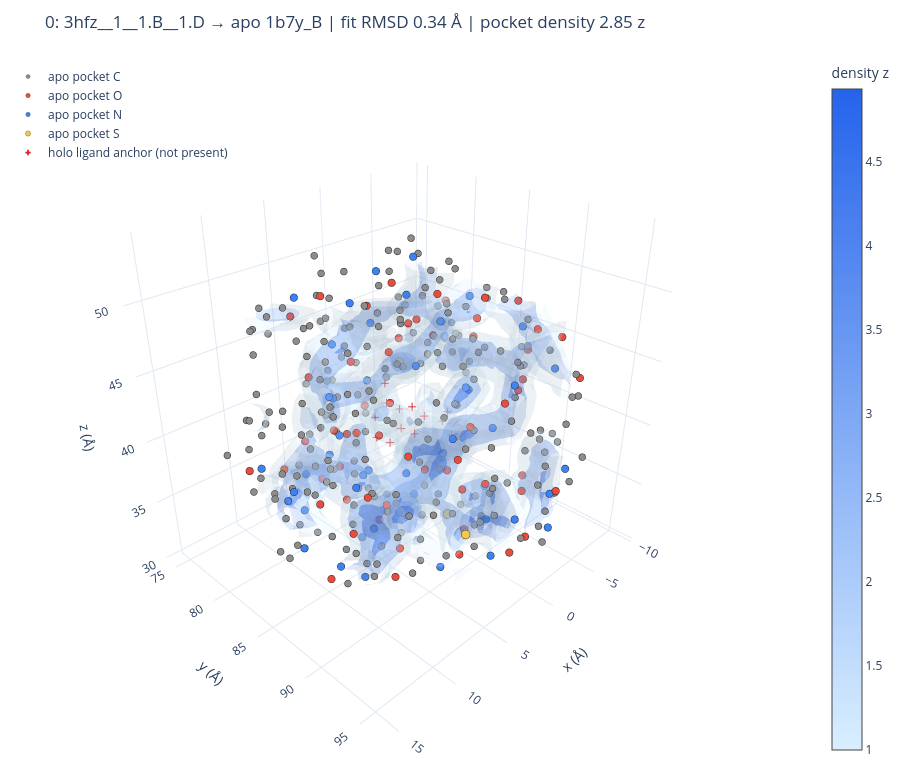

This figure's notebook cell:
### Code cell
pair, atom_coordinates, figure = visualize_pair(
    pair_number=PAIR_NUMBER,
    grid_size=GRID_SIZE,
    voxel_a=VOXEL_A,
    density_sigma=DENSITY_SIGMA,
    show_anchor=SHOW_ANCHOR,
)

metadata = pair["metadata"]
display(pd.Series({
    "pair_id": pair["id"],
    "holo_system": metadata["reference_system_id"],
    "apo_chain": metadata["apo_id"],
    "apo_density_map": metadata["apo_map_path"],
    "apo_resolution_A": metadata["apo_resolution"],
    "alignment_rmsd_A": metadata["alignment"]["rmsd"],
    "pocket_atoms": len(atom_coordinates),
    "pocket_density_mean_z": metadata["pocket_density_mean_z"],
    "nearby_organic_atoms": metadata["nearby_organic_atoms"],
}, name="value").to_frame())

display(atom_coordinates.round(4))
figure.show()

### Figure 1 — Plotly figure (JSON) as saved in the notebook; plotly's stock layout.template omitted (floating-point values rounded to 4 significant figures; data arrays with more than 128 entries replaced by an {"elided": "..."} marker saying what was removed)
{"data": [{"caps": {"x": {"show": false}, "y": {"show": false}, "z": {"show": false}}, "colorbar": {"title": {"text": "density z"}}, "colorscale": [[0, "#d9efff"], [1, "#2563eb"]], "hovertemplate": "x=%{x:.2f} Å<br>y=%{y:.2f} Å<br>z=%{z:.2f} Å<br>z=%{value:.2f}<extra></extra>", "isomax": 4.932, "isomin": 1, "name": "apo 2Fo–Fc density", "opacity": 0.22, "surface": {"count": 3}, "type": "isosurface", "value": {"elided": "64000 float values"}, "x": {"elided": "64000 float values"}, "y": {"elided": "64000 float values"}, "z": {"elided": "64000 float values"}}, {"customdata": {"elided": "227x1 float values"}, "hovertemplate": "C<br>x=%{x:.3f} Å<br>y=%{y:.3f} Å<br>z=%{z:.3f} Å<br>density z=%{customdata[0]:.2f}<extra></extra>", "marker": {"color": "#8c8c8c", "line": {"color": "#222", "width": 0.3}, "size": 4}, "mode": "markers", "name": "apo pocket C", "type": "scatter3d", "x": {"elided": "227 float values"}, "y": {"elided": "227 float values"}, "z": {"elided": "227 float values"}}, {"customdata": [[2.252], [2.829], [4.104], [3.359], [3.084], [3.147], [3.737], [3.167], [2.534], [3.725], [3.457], [3.0], [3.034], [3.04], [2.476], [2.972], [3.205], [3.022], [3.659], [2.609], [1.441], [2.537], [2.775], [3.103], [2.401], [2.079], [3.541], [3.117], [2.897], [2.937], [2.121], [1.478], [2.296], [2.624], [1.735], [2.415], [1.913], [2.558], [1.57], [2.925], [0.7643], [0.4714], [1.978], [1.809], [2.73], [2.335], [0.7236], [1.245], [3.056], [3.047], [2.498], [2.013], [2.895], [1.518], [2.634], [1.455], [3.132], [2.658], [1.238]], "hovertemplate": "O<br>x=%{x:.3f} Å<br>y=%{y:.3f} Å<br>z=%{z:.3f} Å<br>density z=%{customdata[0]:.2f}<extra></extra>", "marker": {"color": "#e74c3c", "line": {"color": "#222", "width": 0.3}, "size": 4.4}, "mode": "markers", "name": "apo pocket O", "type": "scatter3d", "x": [10.4, -7.354, -1.751, -1.862, -1.405, -6.05, 1.761, 2.862, 0.486, 2.024, -0.326, 6.535, 11.3, 7.626, 10.95, 7.862, 3.234, 3.491, -0.885, -6.421, -3.331, -7.623, -5.73, -4.823, 7.537, 8.04, 3.86, -0.459, 3.639, 4.402, 7.104, 6.191, 2.398, 1.413, -2.308, -4.018, -7.202, -3.609, -2.048, -6.379, -7.684, -6.905, -7.581, 3.324, 7.568, 7.011, 5.901, 7.095, 11.98, 12.33, 15.51, 0.44, 3.719, 2.592, 5.269, 2.369, 7.266, 8.347, 5.161], "y": [93.14, 88.3, 95.11, 92.25, 93.2, 92.23, 94.24, 91.09, 90.84, 90.06, 88.1, 88.11, 86.88, 89.67, 88.89, 88.69, 89.71, 91.78, 92.03, 80.51, 79.55, 82.44, 78.1, 77.01, 79.36, 83.2, 85.17, 85.11, 82.56, 81.66, 80.36, 81.69, 80.75, 82.32, 83.07, 85.71, 86.81, 91.24, 87.92, 91.35, 87.63, 87.95, 92.36, 94.22, 94.34, 91.24, 87.05, 87.26, 91.44, 87.46, 84.96, 76.35, 79.2, 79.97, 81.7, 82.09, 81.44, 78.44, 76.97], "z": [44.89, 32.93, 37.55, 36.08, 32.83, 33.86, 33.81, 34.67, 37.15, 31.39, 34.93, 30.86, 32.82, 34.89, 37.49, 38.02, 39.03, 43.34, 44.39, 45.75, 44.51, 42.97, 43.65, 41.97, 48.3, 50.96, 51.23, 49.26, 48.85, 44.7, 44.01, 39.98, 40.11, 44.63, 44.98, 46.59, 47.33, 47.62, 49.34, 46.2, 43.55, 41.5, 42.98, 45.92, 43.94, 41.56, 44.16, 42.34, 42.05, 39.71, 42.49, 34.97, 34.69, 37.52, 33.62, 30.44, 36.3, 36.21, 36.59]}, {"customdata": [[3.923], [4.661], [3.812], [4.463], [4.083], [2.737], [4.433], [4.606], [3.031], [2.3], [5.762], [3.819], [3.666], [3.045], [2.465], [4.23], [3.084], [3.174], [2.614], [3.359], [3.908], [2.594], [3.83], [3.437], [2.98], [3.986], [2.806], [2.352], [3.024], [2.988], [2.413], [2.934], [2.629], [4.6], [3.586], [3.555], [4.047], [3.984], [3.286], [2.617], [3.469], [3.046], [2.719], [2.634], [3.741], [1.42], [3.018], [1.57]], "hovertemplate": "N<br>x=%{x:.3f} Å<br>y=%{y:.3f} Å<br>z=%{z:.3f} Å<br>density z=%{customdata[0]:.2f}<extra></extra>", "marker": {"color": "#3b82f6", "line": {"color": "#222", "width": 0.3}, "size": 4.4}, "mode": "markers", "name": "apo pocket N", "type": "scatter3d", "x": [-3.798, -3.777, -1.686, 0.592, 0.619, -2.476, 0.807, 4.877, 9.571, 12.78, 7.977, 5.626, 4.17, 0.765, -0.748, 1.411, 0.738, -4.708, -6.339, 8.054, 6.023, 5.617, 1.461, 1.588, 2.568, 5.851, 7.196, 5.439, 2.435, -0.056, -1.633, -5.15, -4.569, -5.094, 6.099, 9.04, 11.12, 13.94, 13.9, 2.123, 2.032, 3.974, 5.497, 6.485, 8.215, 5.214, 10.07, 14.88], "y": [94.37, 93.32, 94.83, 93.62, 91.21, 88.44, 91.94, 90.82, 88.33, 89.72, 87.54, 88.98, 90.17, 88.97, 87.95, 91.91, 92.92, 81.72, 80.56, 80.56, 83.6, 85.64, 84.7, 84.22, 81.73, 81.47, 82.56, 80.82, 81.11, 83.53, 84.38, 83.98, 89.32, 91.88, 92.62, 91.64, 89.47, 87.06, 83.83, 77.42, 80.6, 82.14, 80.21, 78.53, 80.36, 83.24, 81.0, 88.97], "z": [38.03, 35.43, 34.37, 35.63, 34.38, 34.35, 31.66, 32.38, 32.84, 36.43, 35.57, 37.93, 41.01, 44.08, 42.95, 42.46, 45.69, 44.92, 42.81, 50.12, 50.03, 52.58, 52.23, 49.53, 47.03, 46.42, 43.37, 41.91, 42.33, 43.46, 46.68, 47.46, 46.92, 44.44, 43.95, 42.43, 41.35, 41.24, 41.38, 36.01, 34.19, 35.4, 37.0, 34.95, 33.48, 30.96, 35.57, 38.61]}, {"customdata": [[4.968], [6.874], [4.736], [3.853]], "hovertemplate": "S<br>x=%{x:.3f} Å<br>y=%{y:.3f} Å<br>z=%{z:.3f} Å<br>density z=%{customdata[0]:.2f}<extra></extra>", "marker": {"color": "#f2c94c", "line": {"color": "#222", "width": 0.3}, "size": 5.2}, "mode": "markers", "name": "apo pocket S", "type": "scatter3d", "x": [-1.152, 3.762, 5.669, -2.39], "y": [86.0, 85.92, 93.59, 79.52], "z": [31.21, 33.91, 37.12, 41.56]}, {"hovertemplate": "anchor<br>x=%{x:.3f} Å<br>y=%{y:.3f} Å<br>z=%{z:.3f} Å<extra></extra>", "marker": {"color": "#dc2626", "size": 4.5, "symbol": "cross"}, "mode": "markers", "name": "holo ligand anchor (not present)", "type": "scatter3d", "x": [0.7379, 0.9946, 2.251, 3.456, 4.725, 5.819, 3.284, 4.374, 5.644, 4.193, -0.1773, -1.292, 0.007477], "y": [83.98, 85.43, 85.72, 85.59, 85.79, 85.67, 85.25, 85.13, 85.33, 84.8, 86.11, 85.56, 87.18], "z": [40.62, 40.55, 39.74, 40.64, 40.14, 40.98, 41.97, 42.81, 42.31, 44.12, 39.92, 40.04, 39.32]}], "layout": {"height": 760, "legend": {"x": 0.01, "y": 0.99}, "margin": {"b": 0, "l": 0, "r": 0, "t": 55}, "scene": {"aspectmode": "data", "camera": {"eye": {"x": 1.45, "y": 1.45, "z": 1.15}}, "xaxis": {"title": {"text": "x (Å)"}}, "yaxis": {"title": {"text": "y (Å)"}}, "zaxis": {"title": {"text": "z (Å)"}}}, "title": {"text": "0: 3hfz__1__1.B__1.D → apo 1b7y_B | fit RMSD 0.34 Å | pocket density 2.85 z"}}}
